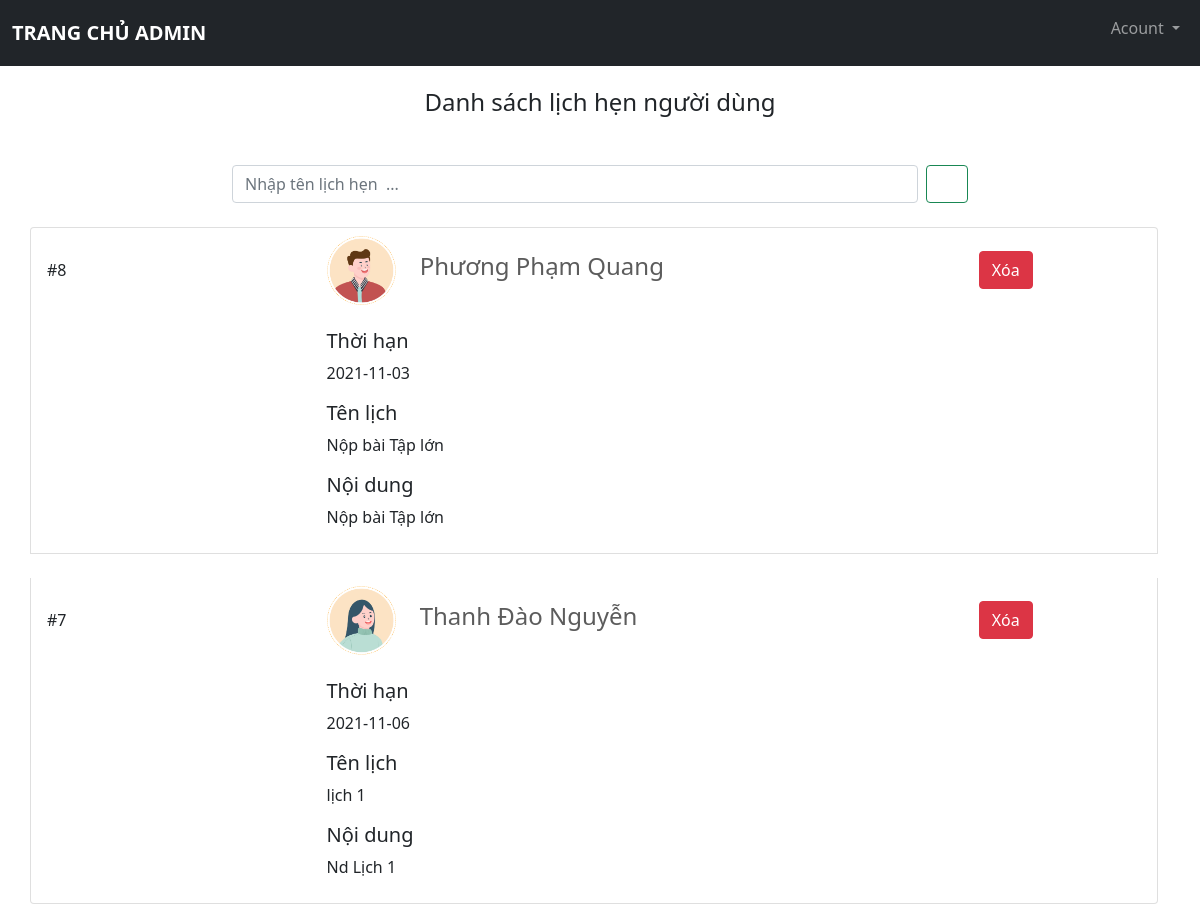
The app's page /src/admin/dslichhen.php (signed in) with its own data.
### tables this page shows
CREATE TABLE `tb_lichhen` (
  `id_lichhen` int(10) UNSIGNED NOT NULL,
  `tenlichhen` varchar(100) NOT NULL,
  `noidung` varchar(500) NOT NULL,
  `thoigian` date NOT NULL,
  `id_nguoidung` int(10) UNSIGNED NOT NULL
);

CREATE TABLE `tb_nguoidung` (
  `id_nguoidung` int(10) UNSIGNED NOT NULL,
  `tennguoidung` varchar(100) NOT NULL,
  `sodienthoai` varchar(13) NOT NULL,
  `ngaysinh` date NOT NULL,
  `diachi` varchar(255) NOT NULL,
  `email` varchar(255) NOT NULL,
  `id_taikhoan` int(10) UNSIGNED NOT NULL,
  `anhdaidien` varchar(255) NOT NULL,
  `gioitinh` tinyint(1) NOT NULL
);

### src/admin/dslichhen.php (the view, shortened to what this page needs)
<?php
    include './menu_footer/menu.php';
?>
    <div class="container">
        <h4 class="text-center mt-4 mb-4">Danh sách lịch hẹn người dùng</h4>
        <div class="row mt-5">
            <div class="col-2"></div>
            <div class="col-8 d-flex">
                <input type="text" class="form-control me-2" id="txttimkiemlichhen" placeholder="Nhập tên lịch hẹn  ...">
                <button class="btn btn-outline-success " type="submit" name = "timkiem" id="timkiemlichhen" ><i class="far fa-search"></i></button>
            </div>
            <div class="col-2"></div>
        </div>
        <div class="row ">
            <ul class="list-group dslichhen">
                <?php
                    include '../config/config.php';
                    $sql_lichhen = "SELECT * FROM tb_lichhen ORDER BY id_lichhen DESC ";
                    $result_lichhen= mysqli_query($conn,$sql_lichhen);
                    if(mysqli_num_rows($result_lichhen)>0){
                        while($row_lichhen = mysqli_fetch_assoc($result_lichhen)){
                                $id_nguoidung = $row_lichhen['id_nguoidung'];
                                $sql_user = "SELECT * FROM tb_nguoidung WHERE id_nguoidung= '$id_nguoidung'";
                                $result_user = mysqli_query($conn,$sql_user);
                                $row_user = mysqli_fetch_assoc($result_user);
                            ?>
                                <li class="mt-4 list-group-item lidsnhiemvu" >
                                        <div class="row dslichhen">
                                            <div class="col-3">
                                                    #<?php echo $row_lichhen['id_lichhen'] ?>
                                            </div>
                                            <div class="col-lg-1 col-md-3 col-sm-2">
                                                <a href="http://localhost/BTL_QuanLiThongTinCaNhan/src/admin/trangcanhannguoidung.php?id_nguoidung= <?php echo $row_user['id_nguoidung'] ?>">
                                                    <?php
                                                        $gioitinh = $row_user['gioitinh'];
                                                        if($gioitinh == '0'){
                                                            echo '<img src="http://localhost/BTL_QuanLiThongTinCaNhan/src/user/image_user/avatar_female.png" class="img-fluid" >';
                                                        }else{
                                                            echo '<img src="http://localhost/BTL_QuanLiThongTinCaNhan/src/user/image_user/avatar_male.png" class="img-fluid">';
                                                        }
                                                    ?>
                                                </a>
                                            </div>
                                            <div class="col-lg-6 col-md-4 col-sm-5">
                                                <a href="http://localhost/BTL_QuanLiThongTinCaNhan/src/admin/trangcanhannguoidung.php?id_nguoidung= <?php echo $row_user['id_nguoidung'] ?>">
                                                    <h4><?php echo $row_user['tennguoidung'] ?></h4>
                                                </a>
                                            </div>
                                            <div class="col-2">
                                                <button class="btn btn-danger xoalich">Xóa</button>
                                            </div>
                                        </div>
                                        <br>
                                        <div class="row">
                                            <div class="col-3"></div>
                                            <div class="col-3">
                                                <h5>Thời hạn</h5> <p><?php echo $row_lichhen['thoigian'] ?></p>
                                            </div>
                                        </div>
                                        <div class="row">
                                            <div class="col-3"></div>
                                            <div class="col-3">
                                                <h5>Tên lịch</h5> <p><?php echo $row_lichhen['tenlichhen'] ?></p>
                                            </div>
                                        </div>
                                        <div class="row">
                                            <div class="col-3"></div>
                                            <div class="col-3">
                                                <h5>Nội dung</h5> <p><?php echo $row_lichhen['noidung'] ?></p>
                                            </div>
                                        </div>
                                </li>
                            <?php
                        }
                    }else{
                        echo '<h4 class="mt-5">Danh sách lịch hẹn trống</h4>';
                        echo'<img src="http://localhost/BTL_QuanLiThongTinCaNhan/src/admin/image_admin/image_1.jpg" class="img-fluid">';
                    }
                ?>
            </ul>
        </div>
    </div>
<?php
    include './menu_footer/footer.php';
?>

### src/admin/css/style.css (style rules this page uses)
:root { --offcanvas-width:270px; --topNavbarHeight: 56px; }
.dslichhen { align-items: center; }
.lidsnhiemvu a { text-decoration: none; color: rgb(92, 92, 92); }

### records on screen
tb_lichhen: id_lichhen "8", id_nguoidung.tennguoidung "Phương Phạm Quang", thoigian "2021-11-03", tenlichhen "Nộp bài Tập lớn", noidung "Nộp bài Tập lớn"
tb_lichhen: id_lichhen "7", id_nguoidung.tennguoidung "Thanh Đào Nguyễn", thoigian "2021-11-06", tenlichhen "lịch 1", noidung "Nd Lịch 1"
